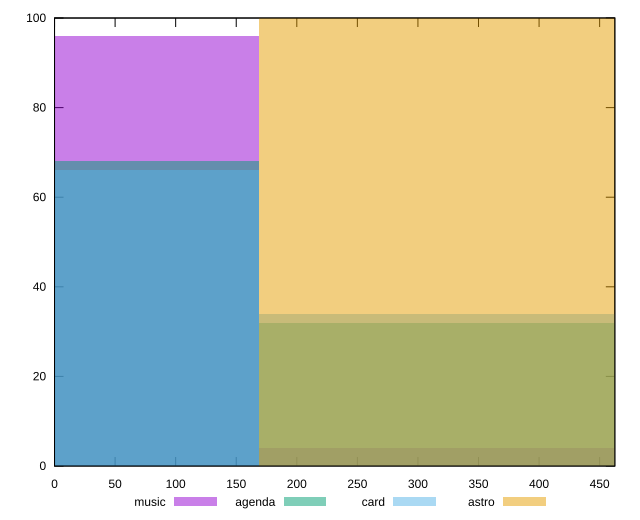

Here is the gnuplot script that generated this plot:
reset

$music <<EOF
0 96
338.38802325837685 4
EOF

$agenda <<EOF
0 68
338.38802325837685 32
EOF

$card <<EOF
338.38802325837685 34
0 66
EOF

$astro <<EOF
338.38802325837685 100
EOF

set key outside below
set boxwidth 338.38802325837685
set xrange [0:462.538]
set yrange [0:100]
set trange [0:100]
set style fill transparent solid 0.5 noborder
set terminal svg size 640, 520 enhanced background rgb 'white'
set output "reports/report_00028_2021-02-24T12-49-42.674Z/uses-rel-preconnect/comparison/histogram/all_raw.svg"

plot $music title "music" with boxes, \
     $agenda title "agenda" with boxes, \
     $card title "card" with boxes, \
     $astro title "astro" with boxes

reset
